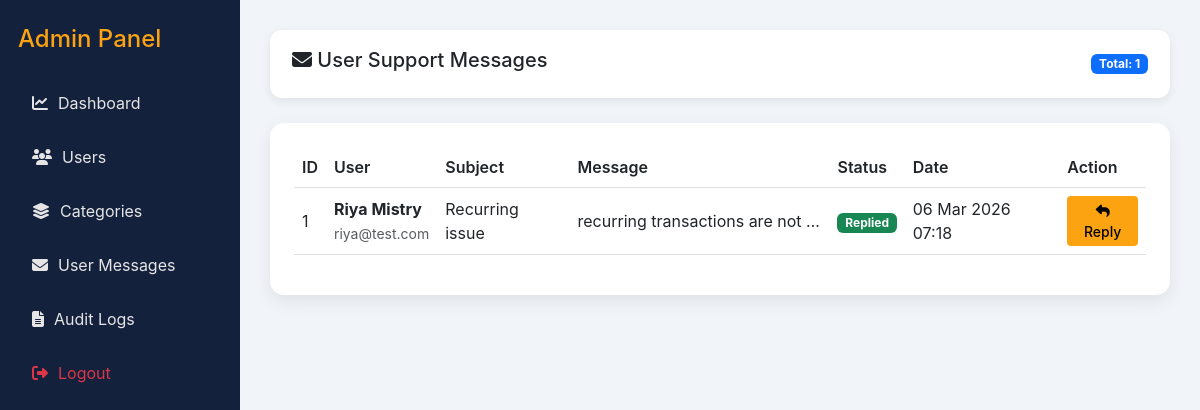
The page /admin/messages.php (signed in) on the database its author committed.
### tables this page shows
CREATE TABLE IF NOT EXISTS `messages` (
  `id` int NOT NULL AUTO_INCREMENT,
  `user_id` int NOT NULL,
  `subject` varchar(255) DEFAULT NULL,
  `message` text,
  `admin_reply` text,
  `status` enum('pending','replied') DEFAULT 'pending',
  `created_at` timestamp NULL DEFAULT CURRENT_TIMESTAMP,
  `replied_at` timestamp NULL DEFAULT NULL,
  PRIMARY KEY (`id`)
);

CREATE TABLE IF NOT EXISTS `users` (
  `id` int NOT NULL AUTO_INCREMENT,
  `name` varchar(100) DEFAULT NULL,
  `birthdate` date DEFAULT NULL,
  `email` varchar(100) DEFAULT NULL,
  `mobile` varchar(10) DEFAULT NULL,
  `password` varchar(255) DEFAULT NULL,
  `created_at` timestamp NULL DEFAULT CURRENT_TIMESTAMP,
  `status` enum('active','blocked') DEFAULT 'active',
  PRIMARY KEY (`id`)
);

### admin/messages.php (the view, shortened to what this page needs)
<?php
include "../config/database.php";
$query = "
SELECT messages.*, users.name, users.email
FROM messages
JOIN users ON messages.user_id = users.id
ORDER BY messages.created_at DESC
";
$result = mysqli_query($conn,$query);
?>
<!DOCTYPE html>
<html>
<head>
<link href="https://cdn.jsdelivr.net/npm/bootstrap@5.3.0/dist/css/bootstrap.min.css" rel="stylesheet">
<link rel="stylesheet" href="https://cdnjs.cloudflare.com/ajax/libs/font-awesome/6.5.0/css/all.min.css">
</head>
<body>
<div class="main-container">
<div class="sidebar">
<h4>Admin Panel</h4>
<a href="dashboard.php">
<i class="fa-solid fa-chart-line"></i> Dashboard
</a>
<a href="users.php">
<i class="fa-solid fa-users"></i> Users
</a>
<a href="categories.php">
<i class="fa-solid fa-layer-group"></i> Categories
</a>
<a href="messages.php">
<i class="fa-solid fa-envelope"></i> User Messages
</a>
<a href="logs.php">
<i class="fa-solid fa-file-lines"></i> Audit Logs
</a>
<a href="logout.php" class="text-danger">
<i class="fa-solid fa-right-from-bracket"></i> Logout
</a>
</div>
<div class="content">
<div class="topbar">
<h5>
<i class="fa-solid fa-envelope"></i>
User Support Messages
</h5>
<span class="badge bg-primary">
Total: <?php echo mysqli_num_rows($result); ?>
</span>
</div>
<div class="card p-4">
<div class="table-responsive">
<table class="table table-hover align-middle">
<thead>
<tr>
<th>ID</th>
<th>User</th>
<th>Subject</th>
<th>Message</th>
<th>Status</th>
<th>Date</th>
<th>Action</th>
</tr>
</thead>
<tbody>
<?php while($row = mysqli_fetch_assoc($result)) { ?>
<tr>
<td><?php echo $row['id']; ?></td>
<td>
<strong><?php echo htmlspecialchars($row['name']); ?></strong>
<br>
<small class="text-muted">
<?php echo htmlspecialchars($row['email']); ?>
</small>
</td>
<td>
<?php echo htmlspecialchars($row['subject']); ?>
</td>
<td class="message-cell">
<?php echo htmlspecialchars($row['message']); ?>
</td>
<td>
<?php if($row['status']=="pending"){ ?>
<span class="badge bg-warning text-dark">
Pending
</span>
<?php }else{ ?>
<span class="badge bg-success">
Replied
</span>
<?php } ?>
</td>
<td>
<?php echo date("d M Y H:i",strtotime($row['created_at'])); ?>
</td>
<td>
<button class="btn btn-sm btn-reply"
data-bs-toggle="modal"
data-bs-target="#replyModal<?php echo $row['id']; ?>">
<i class="fa-solid fa-reply"></i>
Reply
</button>
</td>
</tr>
<?php } ?>
</tbody>
</table>
</div>
</div>
</div>
</div>
</body>
</html>

### admin/messages.php (style rules this page uses)
body { margin:0; background:#f1f5f9; font-family:'Inter','Segoe UI',sans-serif; }
.main-container { display:flex; }
.sidebar { width:240px; height:100vh; background:#14213D; color:white; padding:25px 18px; position:fixed; left:0; top:0; }
.sidebar h4 { color:#FCA311; margin-bottom:25px; }
.sidebar a { display:flex; align-items:center; gap:10px; color:#E5E5E5; padding:12px 14px; margin:6px 0; text-decoration:none; border-radius:8px; transition:0.2s; }
.content { margin-left:240px; width:calc(100% - 240px); padding:30px; }
.topbar { background:white; padding:18px 22px; border-radius:12px; display:flex; justify-content:space-between; align-items:center; box-shadow:0 3px 10px rgba(0,0,0,0.08); margin-bottom:25px; }
.card { border:none; border-radius:14px; box-shadow:0 6px 18px rgba(0,0,0,0.08); }
.table thead { background:#f8fafc; }
.table th { font-weight:600; }
.message-cell { max-width:260px; white-space:nowrap; overflow:hidden; text-overflow:ellipsis; }
.btn-reply { background:#FCA311; border:none; color:#000; font-weight:500; }

### rows shown on the page
messages: id "1", user.name "Riya Mistry", user.email "riya@test.com", subject "Recurring issue", message "recurring transactions are not…", status "Replied", created_at "06 Mar 2026 07:18"

### other values the page prints
mysqli_num_rows($result) "1"
